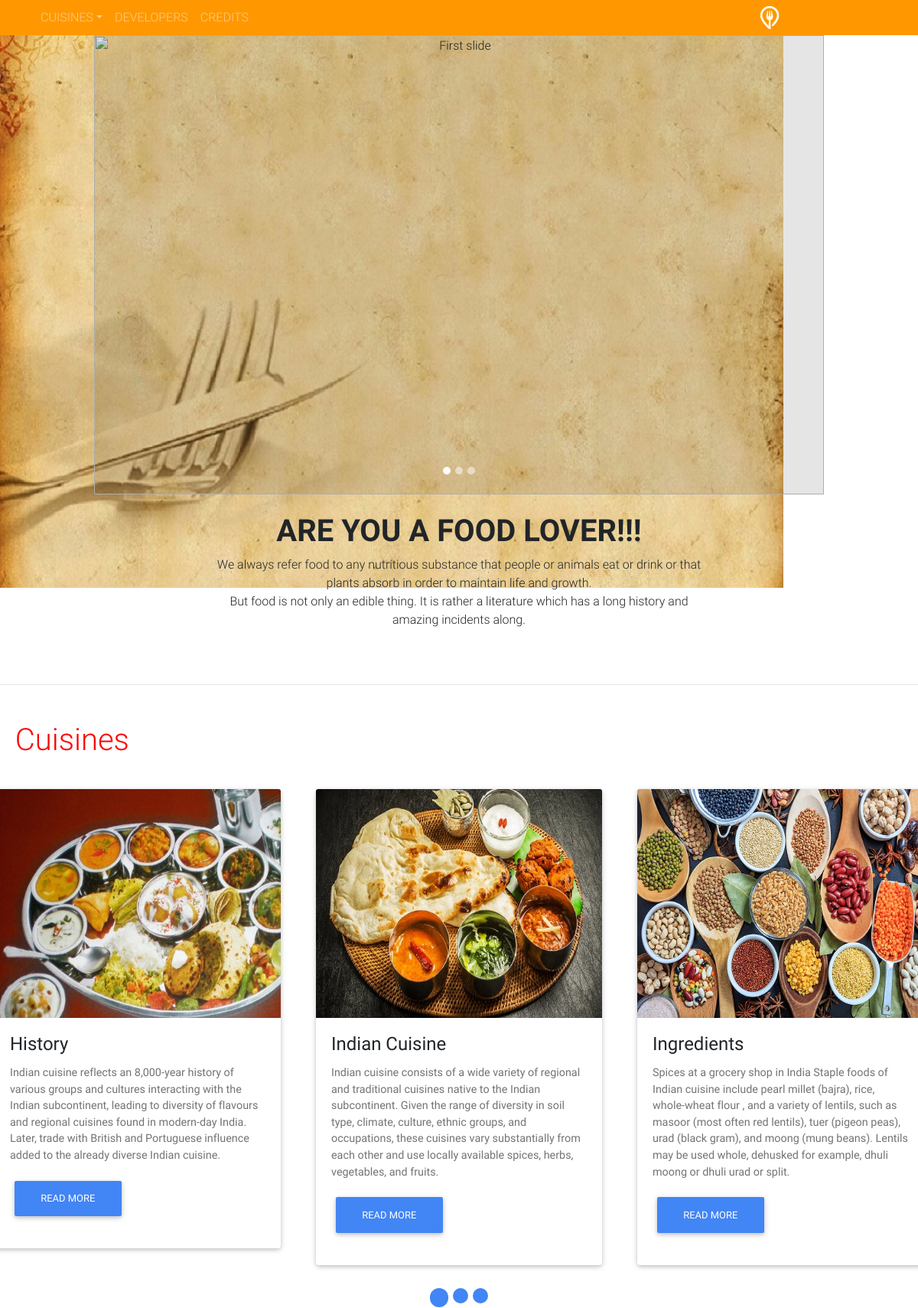
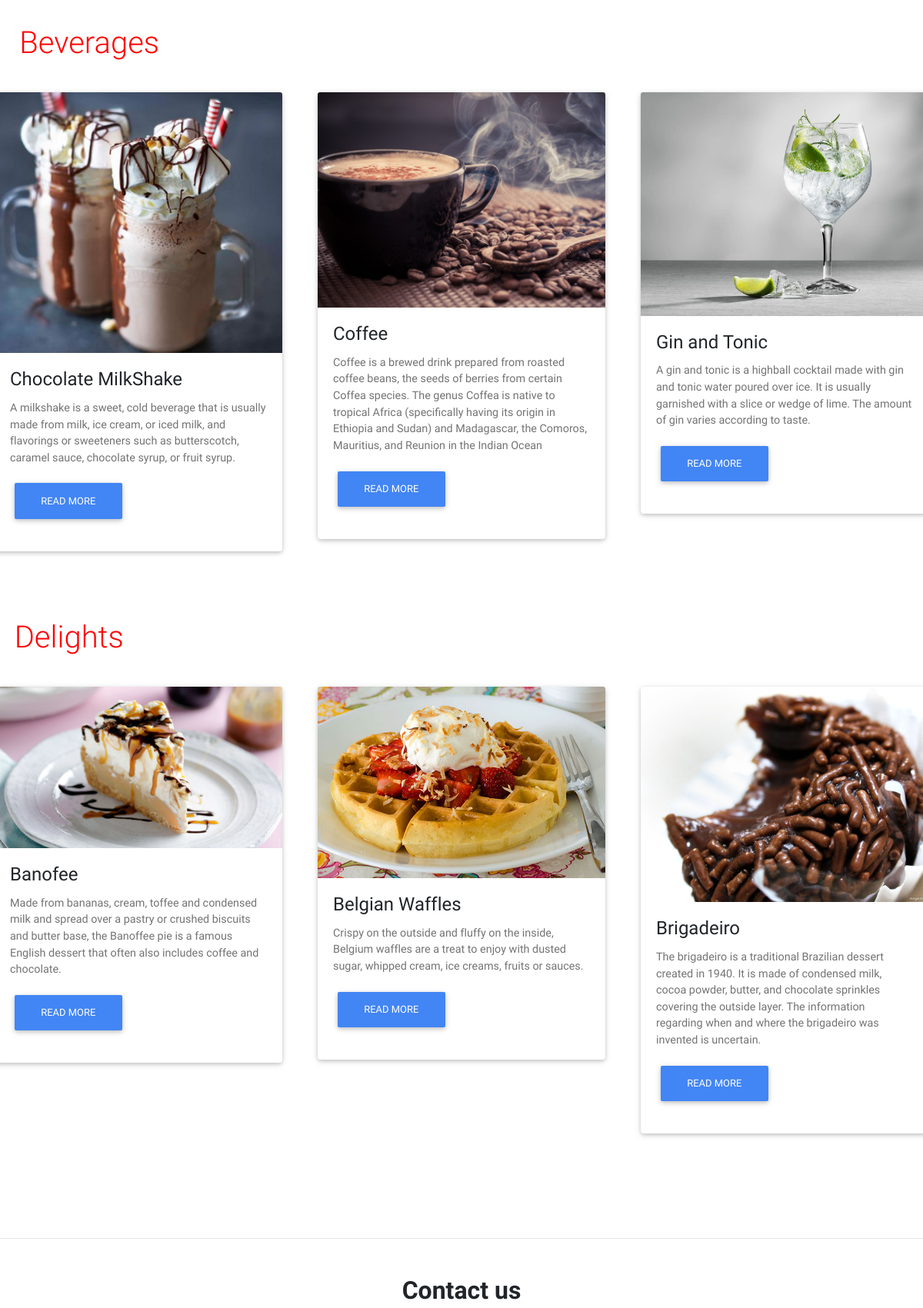
The page / (upper part) on the database its author committed (2 pictures, top to bottom).
### tables this page shows
CREATE TABLE `foodies1` (
  `id` int(11) NOT NULL AUTO_INCREMENT,
  `title` varchar(100) DEFAULT NULL,
  `content` varchar(10000) DEFAULT NULL,
  `extra` varchar(52000) DEFAULT NULL,
  `imagepath` varchar(2000) DEFAULT NULL,
  `category` varchar(30) DEFAULT NULL,
  PRIMARY KEY (`id`)
);

### cross1.php (the view, shortened to what this page needs)
<?php
	include('dbConfig.php');
		?>
<section id="multi-item-carousel">
  <section class="section-preview">
    <div id="multi-item-example" class="carousel slide carousel-multi-item" data-ride="carousel">
      <ol class="carousel-indicators">
        <li data-target="#multi-item-example" data-slide-to="0" class="active"></li>
        <li data-target="#multi-item-example" data-slide-to="1" class=""></li>
        <li data-target="#multi-item-example" data-slide-to="2" class=""></li>
      </ol>
      <div class="carousel-inner" role="listbox">
        <div class="carousel-item active">
				<?php
						$qr=mysqli_query($cn,"select * from foodies1 where id in(10,6,4,9) order by title");
						while($urow=mysqli_fetch_array($qr)){
							?>
						<div class="row">
						<?php
						for ($i = 1; $i < 4; $i++){
							?>
							<div class="col-md-4">
							<?php
							$urow=mysqli_fetch_array($qr)
							?>
									  <div" id="$i">
										<div class="card m-2">
										  <img class="card-img-top" src="<?php echo $urow['imagepath']; ?>">
										  <div class="card-body">
											<h4 class="card-title"><?php echo $urow['title']; ?></h4>
											<p class="card-text"><?php echo $urow['content']; ?><p>
											<a href="indC.php" class="btn btn-primary waves-effect waves-light">Read More</a>
										  </div>
										</div>
									  </div>
							<?php
						    }
							?>
							</div>
							<?php
						    }
							?>
					</div>
      </div>
    </div>
  </section>

### index.php (shortened to what this page needs)
<html lang="en">
<?php include_once("head.php");?>
<body>
<?php include_once("navbar.php");?>
<?php include_once("mask.php");?>
	<hr class="my-5">
<?php include_once("mainContent.php");?>
	<hr class="my-5">
<?php include_once("contact.php");?>
<?php include_once("script.php");?>
</body>
</html>

### head.php (shortened to what this page needs)
<head>
    <link rel="stylesheet" href="https://maxcdn.bootstrapcdn.com/font-awesome/4.7.0/css/font-awesome.min.css">
	<link rel="stylesheet" href="https://use.fontawesome.com/releases/v5.3.1/css/all.css">
    <link href="css/bootstrap.min.css" rel="stylesheet">
    <link href="css/mdb.min.css" rel="stylesheet">
	<link rel="stylesheet" id="compiled.css-css" href="./Bootstrap Flipping Cards_files/compiled-4.5.11.min.css" type="text/css" media="all">
    <link href="css/style.css" rel="stylesheet">
<link rel="stylesheet" href="https://gc.kis.v2.scr.kaspersky-labs.com/2FC5C8BA-990A-214A-AC31-504C6796ED4A/abn/main.css"/>
<link rel="stylesheet" id="contact-form-7-css" href="./Bootstrap Carousel Guidelines - examples, tutorial &amp; advanced usage - Material Design for Bootstrap_files/styles.css" type="text/css" media="all">
<link rel="stylesheet" id="global-css-css" href="./Bootstrap Carousel Guidelines - examples, tutorial &amp; advanced usage - Material Design for Bootstrap_files/global.css" type="text/css" media="all">
<link rel="stylesheet" id="wsl-widget-css" href="./Bootstrap Carousel Guidelines - examples, tutorial &amp; advanced usage - Material Design for Bootstrap_files/style.css" type="text/css" media="all">
<link rel="stylesheet" id="compiled.css-css" href="./Bootstrap Carousel Guidelines - examples, tutorial &amp; advanced usage - Material Design for Bootstrap_files/compiled-4.5.12.min.css" type="text/css" media="all">
</head>

### navbar.php (shortened to what this page needs)
<header>
		<nav class="navbar-expand-lg navbar-dark orange">
			<div class="container">
                <div class="collapse navbar-collapse" id="basicExampleNav">
                    <ul class="navbar-nav mr-auto smooth-scroll">
                        <li class="nav-item dropdown">
							  <a class="nav-link dropdown-toggle" id="navbarDropdownMenuLink" data-toggle="dropdown" aria-haspopup="true" aria-expanded="false">CUISINES</a>
						</li>
                        <li class="nav-item">
                            <a class="nav-link" href="dev.php">DEVELOPERS</a>
                        </li>
						<li class="nav-item">
                            <a class="nav-link" data-toggle="modal" data-target="#credits" href="#">CREDITS</a>
                        </li>
                    </ul>
                    <ul class="navbar-nav nav-flex-icons">
						<a class="navbar-brand" href="#">
							<a class="nav-link"><img src="food pics//foodies_logo.png" height="30" alt=""></a>
						</a>
                    </ul>
                </div>
            </div>
        </nav>
	</header>

### mask.php (shortened to what this page needs)
<div class="container">
	<div id="intro" class="view">
              <div class="container-fluid d-flex align-items-center justify-content-center">
                  <div class="row text-center">
                      <div class="col-md-12">
				<div>
						<div class="col-md-12 mb-4">
							<div class="container-fluid">
							<div id="carousel-example-2" class="carousel slide carousel-fade" data-ride="carousel">
							  <ol class="carousel-indicators">
								<li data-target="#carousel-example-2" data-slide-to="0" class="active"></li>
								<li data-target="#carousel-example-2" data-slide-to="1"></li>
								<li data-target="#carousel-example-2" data-slide-to="2"></li>
							  </ol>
							    <div class="carousel-inner" role="listbox">
									<div class="carousel-item active">
									<div class="view">
									<img class="d-block w-100" src="pics/0.jpg" alt="First slide" height="600px">
									<div class="mask rgba-black-slight"></div>
									</div>
									<div class="carousel-caption">
									</div>
									</div>
							  </div>
							  <a class="carousel-control-prev" href="#carousel-example-2" role="button" data-slide="prev">
								<span class="carousel-control-prev-icon" aria-hidden="true"></span>
							  </a>
							  <a class="carousel-control-next" href="#carousel-example-2" role="button" data-slide="next">
								<span class="carousel-control-next-icon" aria-hidden="true"></span>
							  </a>
							</div>
							</div>
						</div>
                           <div class="hero text-center">
						<div class="container-new px-6 vh=6px">
							<div class="pb-6">
								<h1 class="f00-light text-black font-weight-bold">
								ARE YOU A FOOD LOVER!!!
								</h1>
								<p class="col-md-8 mx-auto mb-4 f3-light">
								We always refer food to any nutritious substance that people or animals eat or drink or that plants absorb in order to maintain life and growth.
								<br>But food is not only an edible thing. It is rather a literature which has a long history and amazing incidents along.
								</p>
							</div>
						</div>
					</div>
				</div>
                      </div>
                  </div>
              </div>
          </div>
      </div>

### mainContent.php
<div class="row">
<div class="row">
	<div class="col-md-2"></div>
	<div class="col-md-4">
	<h1 style="color:red;">Cuisines</h1><br></div></div>
	<?php include_once("cross1.php");?></a>
	</div>
<div class="row">
<div class="row">
	<div class="col-md-2"></div>
	<div class="col-md-4">
	<h1 style="color:red;">Beverages</h1><br></div></div>
	<?php include_once("bev.php");?></a>
	</div>
<div class="row">
<div class="row">
	<div class="col-md-2"></div>
	<div class="col-md-4">
	<h1 style="color:red;">Delights</h1><br></div></div>
	<?php include_once("del.php");?></a>
	</div>

### bev.php
<?php
	include('dbConfig.php');
		?>
<section id="multi-item-carousel">
  <section class="section-preview">
    <div id="item-example" class="carousel slide carousel-multi-item" data-ride="carousel">
      <div class="carousel-inner" role="listbox">
        <div class="carousel-item active">
				<?php
						$qr=mysqli_query($cn,"select * from foodies1 where category='Beverages' and id in (60,61,62,63) order by title");
						while($urow=mysqli_fetch_array($qr)){
							?>
						<div class="row">
						<?php
						for ($i = 1; $i < 4; $i++){
							?>
							<div class="col-md-4">
							<?php
							$urow=mysqli_fetch_array($qr)
							?>
									  <div" id="$i">
										<div class="card m-2">
										  <img class="card-img-top" src="<?php echo $urow['imagepath']; ?>">
										  <div class="card-body">
											<h4 class="card-title"><?php echo $urow['title']; ?></h4>
											<p class="card-text"><?php echo $urow['content']; ?><p>
											<a href="bev1.php" class="btn btn-primary waves-effect waves-light">Read More</a>
										  </div>
										</div>
									  </div>
							<?php
						    }
							?>
							</div>
							<?php
						    }
							?>
					</div>
      </div>
    </div>
  </section>

### del.php
<?php
	include('dbConfig.php');
		?>
<section id="multi-item-carousel">
  <section class="section-preview">
    <div id="example" class="carousel slide carousel-multi-item" data-ride="carousel">
      <div class="carousel-inner" role="listbox">
        <div class="carousel-item active">
				<?php
						$qr=mysqli_query($cn,"select * from foodies1 where category='Delights' and id in (65,66,67,68) order by title");
						while($urow=mysqli_fetch_array($qr)){
							?>
						<div class="row">
						<?php
						for ($i = 1; $i < 4; $i++){
							?>
							<div class="col-md-4">
							<?php
							$urow=mysqli_fetch_array($qr)
							?>
									  <div" id="$i">
										<div class="card m-2">
										  <img class="card-img-top" src="<?php echo $urow['imagepath']; ?>">
										  <div class="card-body">
											<h4 class="card-title"><?php echo $urow['title']; ?></h4>
											<p class="card-text"><?php echo $urow['content']; ?><p>
											<a href="del1.php" class="btn btn-primary waves-effect waves-light">Read More</a>
										  </div>
										</div>
									  </div>
							<?php
						    }
							?>
							</div>
							<?php
						    }
							?>
        </div>
      </div>
    </div>
  </section>

### contact.php (shortened to what this page needs)
<section id="contact">
    <h2 class="font-weight-bold text-center">Contact us</h2>
</section>

### script.php (shortened to what this page needs)
<div class="drag-target" style="left: 0px; touch-action: pan-y; user-select: none; -webkit-user-drag: none; -webkit-tap-highlight-color: rgba(0, 0, 0, 0);"></div>
 <section>
<link rel="stylesheet" id="woocommerce-currency-switcher-css" href="./Bootstrap Carousel Guidelines - examples, tutorial &amp; advanced usage - Material Design for Bootstrap_files/front.css" type="text/css" media="all">
<div class="drag-target" style="left: 0px; touch-action: pan-y; user-select: none; -webkit-user-drag: none; -webkit-tap-highlight-color: rgba(0, 0, 0, 0);"></div>

### rows shown on the page
foodies1: imagepath (picture), title "History", content "Indian cuisine reflects an 8,000-year history of various groups and cultures interacting with the Indian subcontinent, leading to diversity of flavours and regional cuisines found in modern-day India. Later, trade with British and Portuguese influence added to the already diverse Indian cuisine."
foodies1: imagepath (picture), title "Indian Cuisine", content "Indian cuisine consists of a wide variety of regional and traditional cuisines native to the Indian subcontinent. Given the range of diversity in soil type, climate, culture, ethnic groups, and occupations, these cuisines vary substantially from each other and use locally available spices, herbs, vegetables, and fruits."
foodies1: imagepath (picture), title "Ingredients", content "Spices at a grocery shop in India Staple foods of Indian cuisine include pearl millet (bajra), rice, whole-wheat flour , and a variety of lentils, such as masoor (most often red lentils), tuer (pigeon peas), urad (black gram), and moong (mung beans). Lentils may be used whole, dehusked for example, dhuli moong or dhuli urad or split."
foodies1: imagepath (picture), title "Chocolate MilkShake", content "A milkshake is a sweet, cold beverage that is usually made from milk, ice cream, or iced milk, and flavorings or sweeteners such as butterscotch, caramel sauce, chocolate syrup, or fruit syrup."
foodies1: imagepath (picture), title "Coffee", content "Coffee is a brewed drink prepared from roasted coffee beans, the seeds of berries from certain Coffea species. The genus Coffea is native to tropical Africa (specifically having its origin in Ethiopia and Sudan) and Madagascar, the Comoros, Mauritius, and Reunion in the Indian Ocean"
foodies1: imagepath (picture), title "Gin and Tonic", content "A gin and tonic is a highball cocktail made with gin and tonic water poured over ice. It is usually garnished with a slice or wedge of lime. The amount of gin varies according to taste."
foodies1: imagepath (picture), title "Banofee", content "Made from bananas, cream, toffee and condensed milk and spread over a pastry or crushed biscuits and butter base, the Banoffee pie is a famous English dessert that often also includes coffee and chocolate."
foodies1: imagepath (picture), title "Belgian Waffles", content "Crispy on the outside and fluffy on the inside, Belgium waffles are a treat to enjoy with dusted sugar, whipped cream, ice creams, fruits or sauces."
foodies1: imagepath (picture), title "Brigadeiro", content "The brigadeiro is a traditional Brazilian dessert created in 1940. It is made of condensed milk, cocoa powder, butter, and chocolate sprinkles covering the outside layer. The information regarding when and where the brigadeiro was invented is uncertain."
